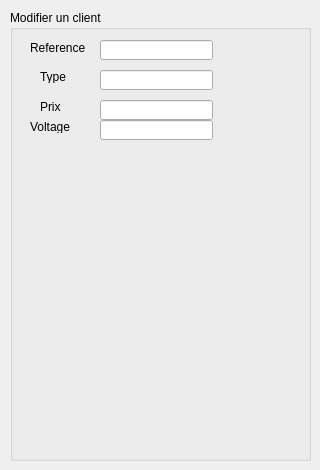
        <widget class="QWidget" name="tab_30">
         <attribute name="title">
          <string>Modifier</string>
         </attribute>
         <widget class="QGroupBox" name="groupBox_19">
          <property name="geometry">
           <rect>
            <x>10</x>
            <y>10</y>
            <width>301</width>
            <height>451</height>
           </rect>
          </property>
          <property name="title">
           <string>Modifier un client</string>
          </property>
          <widget class="QLabel" name="labPack_31">
           <property name="geometry">
            <rect>
             <x>20</x>
             <y>530</y>
             <width>81</width>
             <height>31</height>
            </rect>
           </property>
           <property name="text">
            <string>Quantité</string>
           </property>
          </widget>
          <widget class="QLineEdit" name="lineEdit_5">
           <property name="geometry">
            <rect>
             <x>130</x>
             <y>540</y>
             <width>113</width>
             <height>22</height>
            </rect>
           </property>
          </widget>
          <widget class="QLineEdit" name="vol_4">
           <property name="geometry">
            <rect>
             <x>90</x>
             <y>110</y>
             <width>113</width>
             <height>20</height>
            </rect>
           </property>
          </widget>
          <widget class="QLabel" name="label_141">
           <property name="geometry">
            <rect>
             <x>30</x>
             <y>60</y>
             <width>47</width>
             <height>13</height>
            </rect>
           </property>
           <property name="text">
            <string>Type</string>
           </property>
          </widget>
          <widget class="QLabel" name="label_142">
           <property name="geometry">
            <rect>
             <x>20</x>
             <y>30</y>
             <width>71</width>
             <height>16</height>
            </rect>
           </property>
           <property name="text">
            <string>Reference</string>
           </property>
          </widget>
          <widget class="QLineEdit" name="ref_e_4">
           <property name="geometry">
            <rect>
             <x>90</x>
             <y>30</y>
             <width>113</width>
             <height>20</height>
            </rect>
           </property>
          </widget>
          <widget class="QLineEdit" name="type_e_7">
           <property name="geometry">
            <rect>
             <x>90</x>
             <y>60</y>
             <width>113</width>
             <height>20</height>
            </rect>
           </property>
          </widget>
          <widget class="QLabel" name="label_143">
           <property name="geometry">
            <rect>
             <x>20</x>
             <y>110</y>
             <width>47</width>
             <height>13</height>
            </rect>
           </property>
           <property name="text">
            <string>Voltage</string>
           </property>
          </widget>
          <widget class="QLabel" name="label_144">
           <property name="geometry">
            <rect>
             <x>30</x>
             <y>90</y>
             <width>47</width>
             <height>13</height>
            </rect>
           </property>
           <property name="text">
            <string>Prix</string>
           </property>
          </widget>
          <widget class="QLineEdit" name="prix_e_4">
           <property name="geometry">
            <rect>
             <x>90</x>
             <y>90</y>
             <width>113</width>
             <height>20</height>
            </rect>
           </property>
          </widget>
         </widget>
        </widget>
